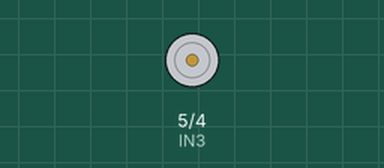
This sketch was run on a simulated Arduino Uno, built with avr-gcc and run on an emulated ATmega328P. On the bench: motor-driver pin pairs drawn as motors (green arrow = first pin HIGH = forward, orange = second pin HIGH = backward, longer = more drive).

Above: at 0.3 s.
At 2.35 s:
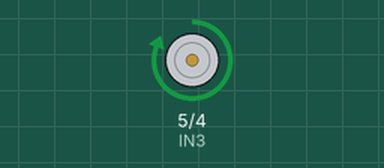
At 3.45 s:
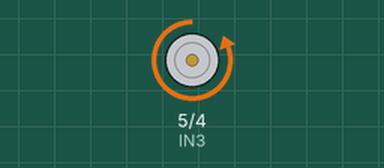
Timing chart, 0 to 3.9 s (numbered marks = the images above):
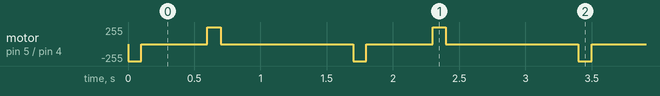

Measured:
- by itself, motor on pin 5 (IN3) / pin 4 (IN4): repeats every 1.7 s: stopped 0.50 s, forward 255/255 0.10 s, stopped 1.0 s, backward 255/255 0.10 s

The sketch:

DC_Motor_H_Bridge.ino
```cpp
/*
 Ejemplo de control de motor DC usando modulo L298
 http://electronilab.co/tienda/driver-dual-para-motores-full-bridge-l298n/

 El programa activa el motor en un sentido por 4 segundos,
 para el motor por 500 ms, activa el motor en sentido inverso por 4 segundos
 y se detiene por 5 segundos. Luego repite la acción indefinidamente.

 Creado 16/05/14
 por Andres Cruz
 ELECTRONILAB.CO
 */

int IN3 = 5;
int IN4 = 4;

void setup()
{
  pinMode (IN4, OUTPUT);    // Input4 conectada al pin 4
  pinMode (IN3, OUTPUT);    // Input3 conectada al pin 5
}
void loop()
{
  // Motor gira en un sentido
  digitalWrite (IN4, HIGH);
  digitalWrite (IN3, LOW);
  delay(100);
  // Motor no gira
  digitalWrite (IN4, LOW);
  delay(500);
  // Motor gira en sentido inverso
  digitalWrite (IN3, HIGH);
  delay(100);
  // Motor no gira
  digitalWrite (IN3, LOW);
  delay(1000);
}
```
